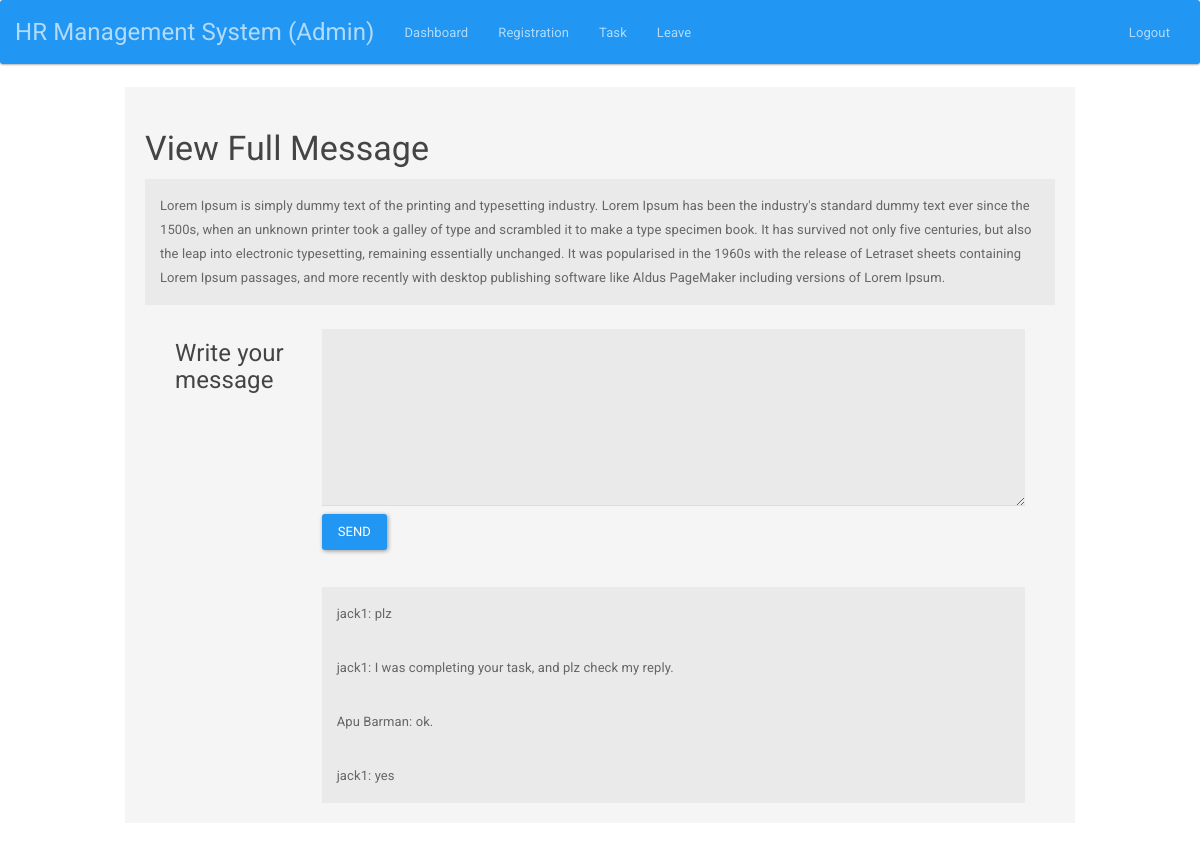
The page /admin/viewmessage.php?id=5 (signed in) on the database its author committed.
### tables this page shows
CREATE TABLE `task` (
  `t_id` int(255) NOT NULL,
  `task` text NOT NULL,
  `id` int(255) NOT NULL,
  `assign_by` varchar(255) NOT NULL,
  `date_time` timestamp NOT NULL DEFAULT CURRENT_TIMESTAMP ON UPDATE CURRENT_TIMESTAMP
);

CREATE TABLE `task_reply` (
  `r_id` int(255) NOT NULL,
  `reply` text NOT NULL,
  `m_id` int(255) NOT NULL,
  `reply_by` int(255) NOT NULL,
  `date_time` timestamp NOT NULL DEFAULT CURRENT_TIMESTAMP ON UPDATE CURRENT_TIMESTAMP
);

CREATE TABLE `user_tbl` (
  `id` int(255) NOT NULL,
  `name` varchar(255) NOT NULL,
  `email` varchar(255) NOT NULL,
  `password` varchar(255) NOT NULL,
  `department` varchar(255) NOT NULL,
  `role` varchar(255) NOT NULL,
  `created_on` timestamp NOT NULL DEFAULT CURRENT_TIMESTAMP ON UPDATE CURRENT_TIMESTAMP
);

### admin/viewmessage.php (the view, shortened to what this page needs)
<?php
include "../auth/auth.php";
?>
<!DOCTYPE html>
<html>
<head>
	<link rel="stylesheet" type="text/css" href="../lib/bootstrap.min.css">
</head>
<body>
<?php include "header.php";?>
<div class="container">
<div class="col-lg-10 col-xs-push-1 well">
<h3>View Full Message</h3>
    <?php
    $m_id = $_GET['id'];
    $query ="SELECT * FROM task WHERE `t_id`='".$m_id."'";
	$res=mysqli_query($con, $query);
    $row=mysqli_fetch_array($res);
    ?>
    <div class="col-sm-12" style="background-color: #eaeaea; padding: 15px;">
    	<?php echo $row['task']; ?>
    </div>
    <div class="col-sm-12">
    	<br>
    	<form action="" method="post" class="" onsubmit="return formvalidation();">
    	  <fieldset>
    		<div class="form-group">
               <label for="inputEmail" class="col-lg-2 control-label"><h4>Write your message</h4></label>
                <div class="col-lg-10">
    		     <textarea name="m_reply" id="inputMessage" rows="5" style="width: 100%; background-color: #eaeaea; padding: 15px;"></textarea>
    		    </div>
            </div>
    		<div class="form-group">
              <div class="col-lg-10 col-lg-offset-2">
                <button type="submit" class="btn btn-primary">Send</button>
              </div>
            </div>
          </fieldset>
    	</form>
    	<fieldset>
    		<p>&nbsp;</p>
    		<div class="form-group">
               <label for="inputEmail" class="col-lg-2 control-label"><h4>&nbsp;</h4></label>
                <div class="col-lg-10">
                	<?php
                      $m_id = $_GET['id'];
                      $query1 ="SELECT * FROM `task_reply` join `user_tbl` on `user_tbl`.`id`=`task_reply`.`reply_by` WHERE `m_id`='".$m_id."'";
	                  $res1=mysqli_query($con, $query1);
                      while($row1=mysqli_fetch_array($res1)){
                    ?>
                    <div class="col-sm-12" style="background-color: #eaeaea; padding: 15px;">
    	              <?php echo $row1['name'].': '.$row1['reply']; ?>
                    </div>
                    <?php } ?>
                </div>
            </div>
    	</fieldset>
    </div>
</div>
</div>
</body>
</html>

### rows shown on the page
task: task "Lorem Ipsum is simply dummy text of the printing and typesetting industry. Lorem Ipsum has been the industry's standard dummy text ever since the 1500s, when an unknown printer took a galley of type and scrambled it to make a type specimen book. It has survived not only five centuries, but also the leap into electronic typesetting, remaining essentially unchanged. It was popularised in the 1960s with the release of Letraset sheets containing Lorem Ipsum passages, and more recently with desktop publishing software like Aldus PageMaker including versions of Lorem Ipsum."
task_reply: user_tbl.name "jack1", reply "plz"
task_reply: user_tbl.name "jack1", reply "I was completing your task, and plz check my reply."
task_reply: user_tbl.name "Apu Barman", reply "ok."
task_reply: user_tbl.name "jack1", reply "yes"
